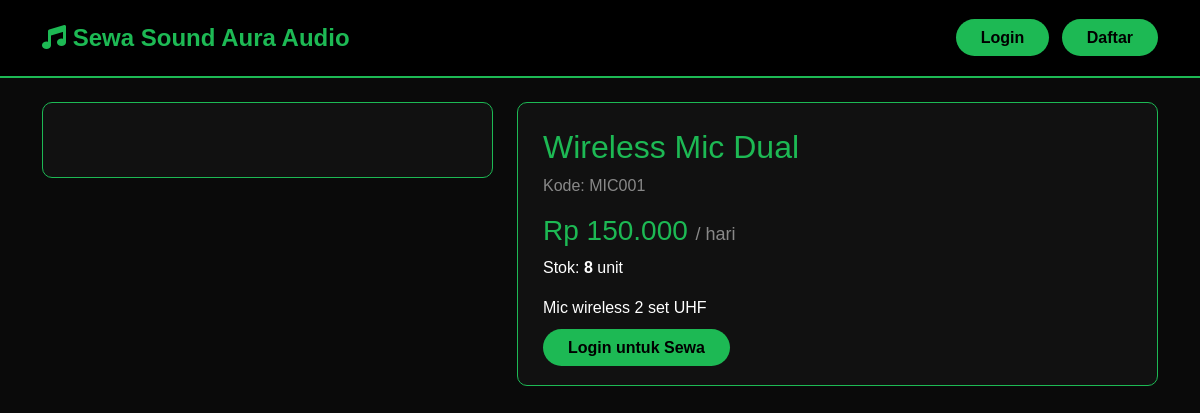
The app's page /detail.php?id=4 with its own data.
### tables this page shows
CREATE TABLE barang (
    id_barang INT AUTO_INCREMENT PRIMARY KEY,
    kode_barang VARCHAR(20) UNIQUE NOT NULL,
    nama_barang VARCHAR(100) NOT NULL,
    id_kategori INT NOT NULL,
    harga_sewa INT NOT NULL,
    stok INT NOT NULL,
    deskripsi TEXT,
    FOREIGN KEY (id_kategori) REFERENCES kategori(id_kategori)
);

### detail.php (the view, shortened to what this page needs)
<?php
require_once 'database.php';
$id = $_GET['id'];
$barang = mysqli_fetch_assoc(mysqli_query($conn, "SELECT * FROM barang WHERE id_barang=$id"));
?>
<!DOCTYPE html>
<html>
<head>
    <link href="https://cdn.jsdelivr.net/npm/bootstrap@5.3.0/dist/css/bootstrap.min.css" rel="stylesheet">
    <link rel="stylesheet" href="https://cdnjs.cloudflare.com/ajax/libs/font-awesome/6.4.0/css/all.min.css">
</head>
<body>
<nav class="navbar navbar-expand-lg">
    <div class="container">
        <a class="navbar-brand" href="index.php"><i class="fas fa-music"></i> Sewa Sound Aura Audio</a>
        <div class="ms-auto">
            <?php if(isset($_SESSION['id_user'])): ?>
                <a href="<?= $_SESSION['level']=='admin'?'admin/dashboard.php':'customer/dashboard.php' ?>" class="btn-spotify btn-sm me-2">Dashboard</a>
                <a href="logout.php" class="btn-spotify btn-sm">Logout</a>
            <?php else: ?>
                <a href="login.php" class="btn-spotify btn-sm me-2">Login</a>
                <a href="register.php" class="btn-spotify btn-sm">Daftar</a>
            <?php endif; ?>
        </div>
    </div>
</nav>
<div class="container mt-4">
    <div class="row">
        <div class="col-md-5">
            <div class="card-dark text-center">
            </div>
        </div>
        <div class="col-md-7">
            <div class="card-dark">
                <h2 class="text-spotify"><?= $barang['nama_barang'] ?></h2>
                <p class="text-white-50">Kode: <?= $barang['kode_barang'] ?></p>
                <h3 class="text-spotify">Rp <?= number_format($barang['harga_sewa'],0,',','.') ?> <span class="text-white-50" style="font-size:18px;">/ hari</span></h3>
                <p class="text-white">Stok: <strong><?= $barang['stok'] ?></strong> unit</p>
                <p class="text-white"><?= nl2br($barang['deskripsi']) ?></p>
                <?php if(isset($_SESSION['id_user']) && $_SESSION['level'] == 'customer' && $barang['stok'] > 0): ?>
                    <a href="customer/pemesanan.php?id=<?= $barang['id_barang'] ?>" class="btn-spotify mt-3">Sewa Sekarang</a>
                <?php elseif(!isset($_SESSION['id_user'])): ?>
                    <a href="login.php" class="btn-spotify mt-3">Login untuk Sewa</a>
                <?php else: ?>
                    <button class="btn btn-secondary mt-3" disabled>Stok Habis</button>
                <?php endif; ?>
            </div>
        </div>
    </div>
</div>
</body>
</html>

### detail.php (style rules this page uses)
body { background:#0a0a0a;color:#fff;font-family:Arial; }
.navbar { background:#000;border-bottom:2px solid #1DB954;padding:15px 30px; }
.navbar-brand { color:#1DB954;font-size:24px;font-weight:bold; }
.btn-spotify { background:#1DB954;color:#000;font-weight:bold;border:none;padding:10px 25px;border-radius:25px;text-decoration:none; }
.card-dark { background:#111;border:1px solid #1DB954;border-radius:10px;padding:25px; }
.text-spotify { color:#1DB954; }

### records on screen
barang: nama_barang "Wireless Mic Dual", kode_barang "MIC001", harga_sewa "150.000", stok "8", deskripsi "Mic wireless 2 set UHF"
